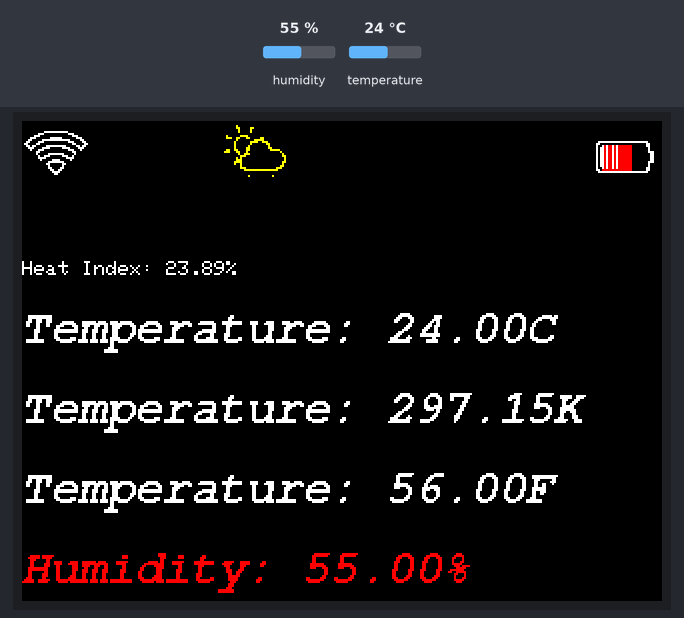
Bench run of a program on a simulated ESP32. Parts: 320×240 colour display. Inputs (shaded band) come from the test bench; at power-on: humidity 55 %, temperature 24 °C.

Above: at 1.3 s.
1.4 s: humidity set to 22 %
At 2.42 s:
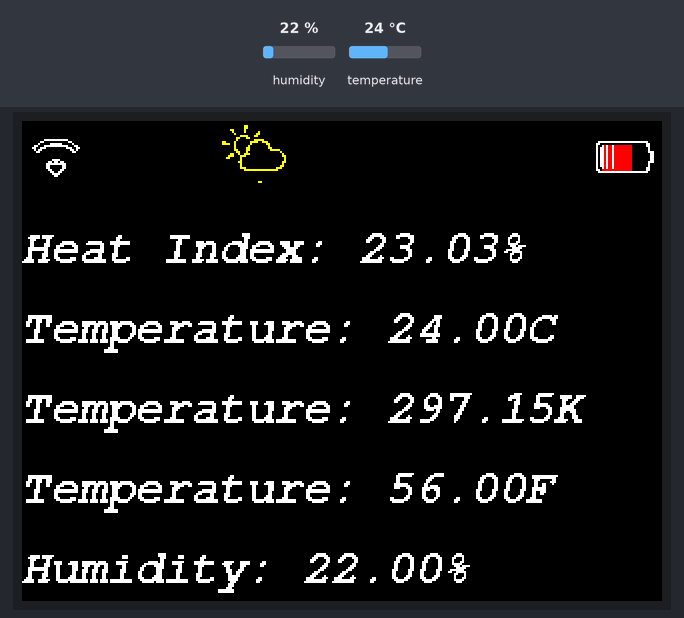
4.1 s: humidity set to 48 %
At 4.48 s:
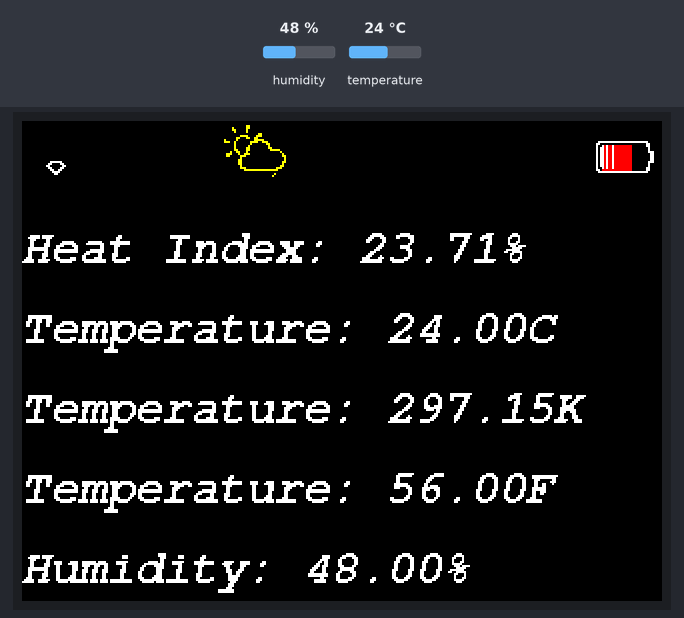
6.8 s: humidity set to 51 %
At 8.58 s:
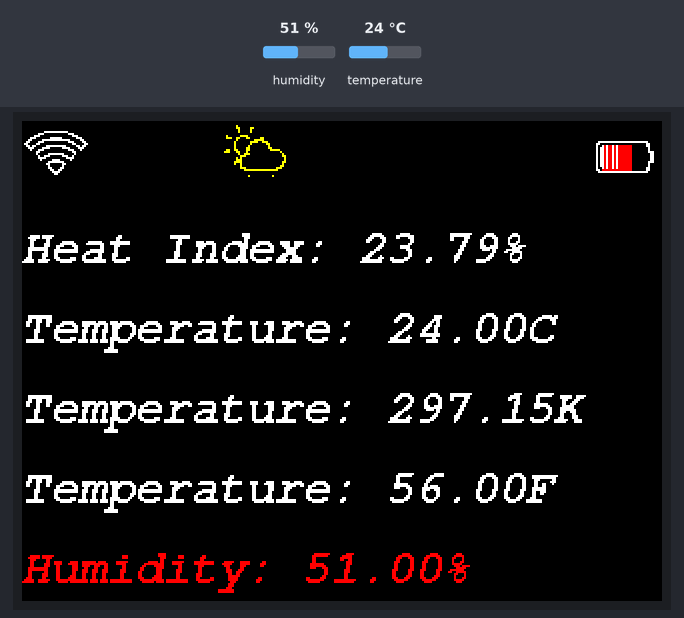
9.5 s: temperature set to 12 °C
At 10.68 s:
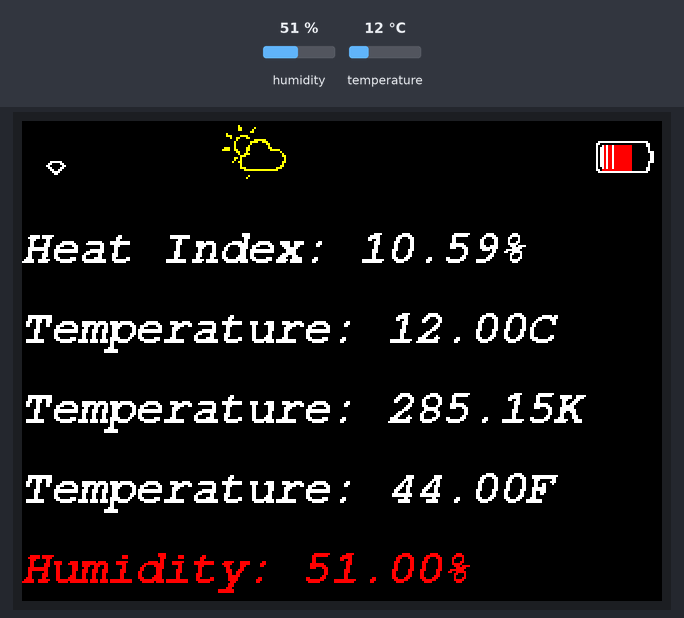
12.2 s: temperature set to 19 °C
At 12.77 s:
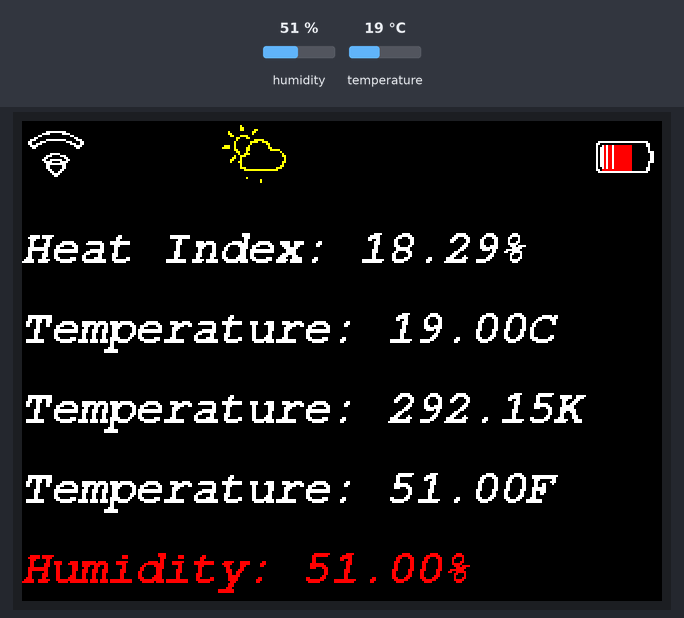
Timing chart, 0 to 15.2 s (numbered marks = the images above; inputs shaded):
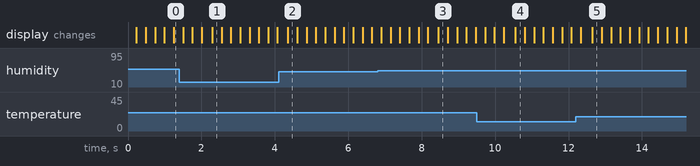

The program:

main.cpp
```cpp
#include "SPI.h"
#include <Adafruit_Sensor.h>
#include "Adafruit_GFX.h"
#include "Adafruit_ILI9341.h"
#include <Fonts/FreeMonoBoldOblique12pt7b.h>
#include "frame.h"
#include <DHT.h>

//Instantiate both the DHT sensor and the Display
DHT dht(DHT_Pin, DHT22);  // Instantiate a dht element from the DHT object
Adafruit_ILI9341 tft = Adafruit_ILI9341(TFT_CS, TFT_DC);


void setup() {
  tft.begin();
  pinMode(DHT_Pin, INPUT);
  tft.invertDisplay(false);    // Do not invert the colors of the display
  tft.setRotation(1);          // Rotate the display
  tft.setTextSize(0.8);                                // Define the text size for the display
}

void loop() {
  nowTemp   = dht.readTemperature(false);                //temperature from the dht
  nowHumid  = dht.readHumidity();                       //humidity from the dht
  tft.setTextColor(ILI9341_WHITE);                      // Define the default display color of the text on the display
  // Battery icon
  tft.fillRect(290, 12, 15, 13, ILI9341_RED);            ///Draw a display zone
  tft.drawBitmap(285, 2, frames1[frame1], FRAME_WIDTH, FRAME_HEIGHT, ILI9341_WHITE);  // Draw a frame on the zone drew above
  frame1 = (frame1 + 1) % FRAME_COUNT1;
  // Weather icon
  tft.fillRect(95, 0, 40, 35, ILI9341_BLACK);
  if (nowTemp > 0 && nowTemp < 50)
  {
    tft.drawBitmap(100, 0, frames2[frame2], FRAME_WIDTH, FRAME_HEIGHT, ILI9341_YELLOW);
    frame2 = (frame2 + 4) % FRAME_COUNT2;
  }

  else if (nowTemp >= 50)
  {
    tft.drawBitmap(100, 0, frames5[frame5], FRAME_WIDTH, FRAME_HEIGHT, ILI9341_RED);
    frame5 = (frame5 + 4) % FRAME_COUNT5;
  }
  else
  {
    tft.drawBitmap(100, 0, frames4[frame4], FRAME_WIDTH, FRAME_HEIGHT, ILI9341_WHITE);
    frame4 = (frame4 + 4) % FRAME_COUNT4;
  }

  // Network icon
  tft.fillRect(0, 0, 35, 30, ILI9341_BLACK);
  tft.drawBitmap(1, 0, frames3[frame3], FRAME_WIDTH, FRAME_HEIGHT, ILI9341_WHITE);
  frame3 = (frame3 + 1) % FRAME_COUNT3;
// DHT compute heat Index in percentage
  if ((humidity != nowHumid) || (temperature != nowTemp)) {
    tft.fillRect(0, 50, 300, 40, ILI9341_BLACK);
    tft.setCursor(0, 70);
    tft.print("Heat Index: " + String(dht.computeHeatIndex((temperature, humidity, false)))+ "%");
  }

  // Extract the temperature value in C and in K
  if (temperature != nowTemp) {
    tft.fillRect(0, 90, 300, 40, ILI9341_BLACK);
    tft.setFont(&FreeMonoBoldOblique12pt7b);

    if (nowTemp >= 50)
    {
      tft.setTextColor(ILI9341_RED);
    }
    else if (nowTemp <= 0)
    {
      tft.setTextColor(ILI9341_BLUE);
    }
    tft.setCursor(0, 110);
    tft.print("Temperature: " + String(nowTemp) + "C"); //Draw new time
    //Convert that temp from C to K and display
    tft.fillRect(0, 130, 300, 40, ILI9341_BLACK);
    tft.setCursor(0, 150);
    tft.print("Temperature: " + String(nowTemp + 273.15) + "K"); //Draw new time
    tft.fillRect(0, 170, 300, 40, ILI9341_BLACK);
    tft.setCursor(0, 190);
    tft.print("Temperature: " + String((9/5)*nowTemp + 32) + "F"); //Draw new time
    temperature = nowTemp;
  }
// Extract and display Humidity in Percentage
  if (humidity != nowHumid) {
    tft.fillRect(0, 210, 300, 40, ILI9341_BLACK);
    tft.setFont(&FreeMonoBoldOblique12pt7b);

    if (nowHumid >= 50)
    {
      tft.setTextColor(ILI9341_RED);
    }
    tft.setCursor(0, 230);
    tft.print("Humidity: " + String(nowHumid) + "%"); //Draw new time
    humidity = nowHumid;
  }

  delay(250);
}
```

Source omitted: frame.h (data table, 44085 bytes)

Measured:
- the behaviour switches between 49 and 50 % on humidity (found by bisection; images 2 and 3)
- after the input at 1.4 s, the display: first differs from a run without the input after 0.90 s (image 1)
- after the input at 6.8 s, the display: first differs from a run without the input after 1.7 s (image 3)
